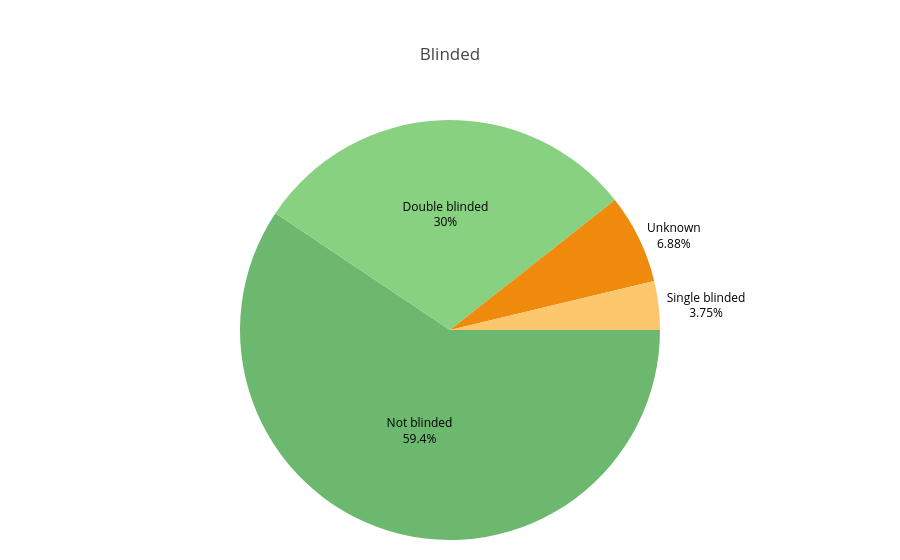

The notebook cell this image was saved under:
### Code cell
# Prepare data
blinded_series = (
    df['Blinded']
    .fillna('Unknown')
    .astype(str)
    .str.strip()
)

blinded_counts = blinded_series.value_counts()
blinded_labels = blinded_counts.index.tolist()
blinded_values = blinded_counts.values.tolist()

# Compute percentages and set label positions
blinded_total = sum(blinded_values)
blinded_percentages = [(v / blinded_total) * 100 if blinded_total else 0 for v in blinded_values]
blinded_text_positions = ['outside' if p < 10 else 'inside' for p in blinded_percentages]

# Build pie chart with style similar to the language chart
blinded_pie = go.Figure(
    data=[
        go.Pie(
            labels=blinded_labels,
            values=blinded_values,
            textinfo='label+percent',
            textposition=blinded_text_positions,
            insidetextorientation='horizontal',
            hovertemplate='%{label}: %{percent} (%{value})<extra></extra>',
            sort=False,
            direction='clockwise',
            rotation=90,
        )
    ]
)

blinded_pie.update_traces(
    textfont=dict(size=12, color='black'),
    insidetextfont=dict(color='black'),
)


textfont=dict(size=12, color='black'),
blinded_pie.update_layout(
    title='Blinded',
    showlegend=False,
    margin=dict(t=120, b=20, l=20, r=20)
)

blinded_pie.show()
blinded_pie.write_image('blinded_pie.png', width=800, height=600, scale=2)

### Figure 1 — Plotly figure (JSON) as saved in the notebook; plotly's stock layout.template omitted (floating-point values rounded to 4 significant figures)
{"data": [{"direction": "clockwise", "hovertemplate": "%{label}: %{percent} (%{value})<extra></extra>", "insidetextorientation": "horizontal", "labels": ["Not blinded", "Double blinded", "Unknown", "Single blinded"], "rotation": 90, "sort": false, "textinfo": "label+percent", "textposition": ["inside", "inside", "outside", "outside"], "values": [95, 48, 11, 6], "type": "pie", "textfont": {"color": "black", "size": 12}, "insidetextfont": {"color": "black"}}], "layout": {"margin": {"t": 120, "b": 20, "l": 20, "r": 20}, "title": {"text": "Blinded"}, "showlegend": false}}
